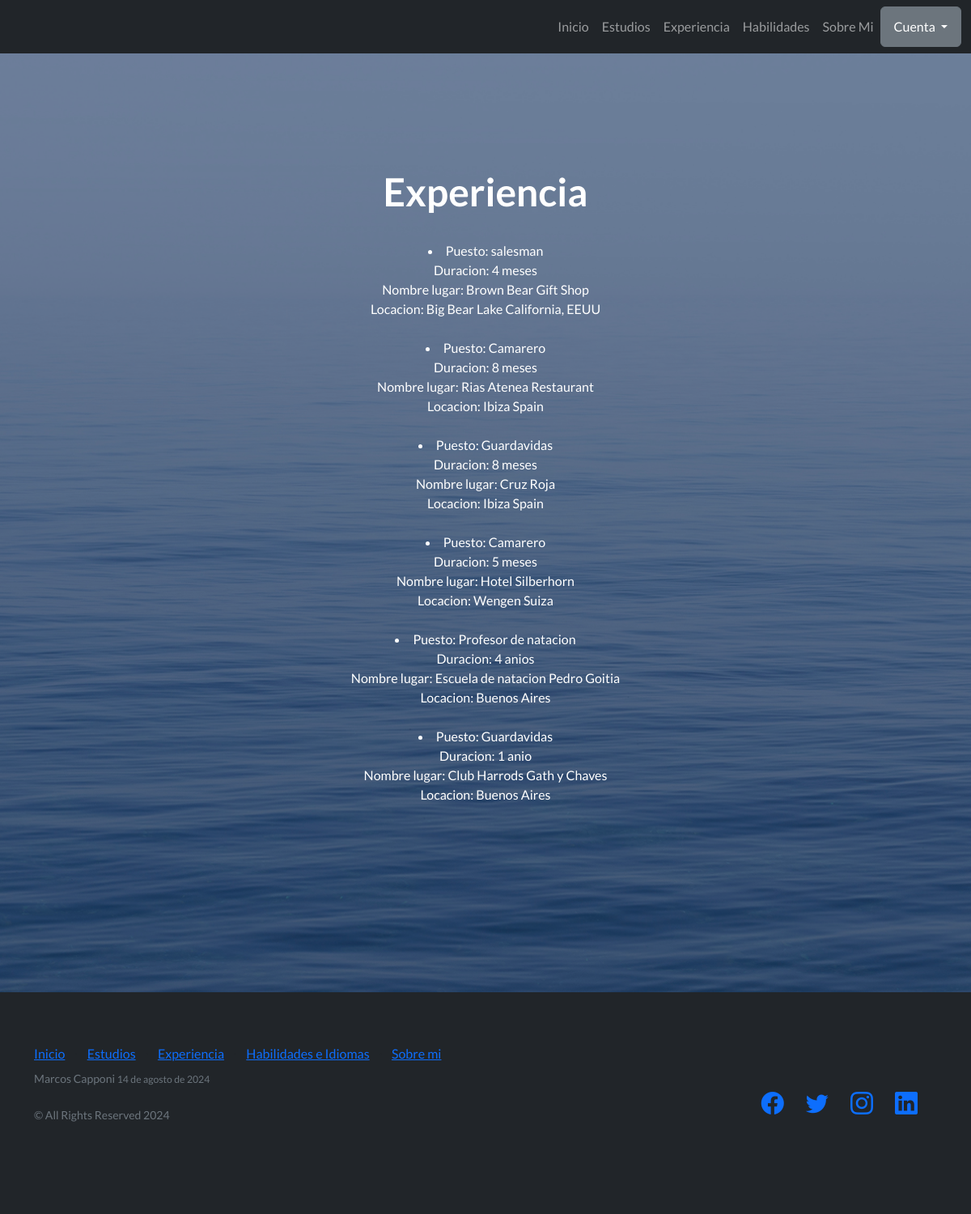
Page /appfinal/experience on the committed database.
### appFinal/models.py (models this page shows)
class Experiencia(models.Model):
    puestoTrabajo = models.CharField(max_length=50)
    duracion = models.CharField(max_length=50)
    nombreLugar = models.CharField(max_length=50)
    locacion = models.CharField(max_length=50)

### appFinal/views.py (the view)
# urls.py: path('experience', ExperienciaListView.as_view(), name="experience"),
class ExperienciaListView(ListView):
    model = Experiencia
    context_object_name = "experiencias"
    template_name = "appFinal/experiencia.html"

### appFinal/templates/appFinal/experiencia.html
{% extends "appFinal/base.html" %}
{% load static %}
{% block contenidoQueCambia %}
<h1>Experiencia</h1>
<br>
{% for experiencia in experiencias %}
    <li>
        Puesto: {{experiencia.puestoTrabajo}}<br>
        Duracion: {{experiencia.duracion}}<br>
        Nombre lugar: {{experiencia.nombreLugar}}<br>
        Locacion: {{experiencia.locacion}}
    </li>
    <br>
{% endfor %}
{% endblock contenidoQueCambia %}

### appFinal/templates/appFinal/base.html (shortened to what this page needs)
{% load static %}
<!DOCTYPE html>
<html lang="en">
    <head>
        <link href="https://cdn.jsdelivr.net/npm/bootstrap-icons@1.5.0/font/bootstrap-icons.css" rel="stylesheet" type="text/css" />
        <link href="{% static 'appFinal/css/styles.css' %}" rel="stylesheet" />
    </head>
    <body>
        <nav class="navbar navbar-expand-lg navbar-dark bg-dark fixed-top">
            <div class="container-fluid">
                <div class="collapse navbar-collapse" id="navbarNav">
                    <ul class="navbar-nav ms-lg-auto ms-3">
                        <li class="nav-item">
                            <a class="nav-link" href="{% url 'home' %}">Inicio</a>
                        </li>
                        <li class="nav-item">
                            <a class="nav-link" href="{% url 'estudies' %}">Estudios</a>
                        </li>
                        <li class="nav-item">
                            <a class="nav-link" href="{% url 'experience' %}">Experiencia</a>
                        </li>
                        <li class="nav-item">
                            <a class="nav-link" href="{% url 'skills' %}">Habilidades</a>
                        </li>
                        <li class="nav-item">
                            <a class="nav-link" href="{% url 'aboutme' %}">Sobre Mi</a>
                        </li>
                    </ul>
                    <div class="btn-group">
                        {% if request.user.is_authenticated %}
                        <button class="btn btn-danger dropdown-toggle" type="button" data-bs-toggle="dropdown" aria-haspopup="true" aria-expanded="false" >
                            {{request.user.username}}
                        </button>
                        {% else %}
                        <button class="btn btn-secondary dropdown-toggle" type="button" data-bs-toggle="dropdown" aria-haspopup="true" aria-expanded="false" >
                            Cuenta
                        </button>
                        {% endif %}
                    </div>
                </div>
            </div>
        </nav>
        <header class="masthead">
            <div class="container position-relative">
                <div class="row justify-content-center">
                    <div class="col-xl-6">
                        <div class="text-center text-white">
                            <p>
                                {% block contenidoQueCambia %}
                                {% endblock %}
                            </p>
                        </div>
                    </div>
                </div>
            </div>
        </header>
        <footer class="footer bg-dark text-center my-auto">
            <div class="container">
                <div class="row">
                    <div class="col-lg-6 h-100 text-center text-lg-start my-auto">
                        <ul class="list-inline mb-2">
                            <li class="list-inline-item"><a href="{% url 'home' %}">Inicio</a></li>
                            <li class="list-inline-item">⋅</li>
                            <li class="list-inline-item"><a href="{% url 'estudies' %}">Estudios</a></li>
                            <li class="list-inline-item">⋅</li>
                            <li class="list-inline-item"><a href="{% url 'experience' %}">Experiencia</a></li>
                            <li class="list-inline-item">⋅</li>
                            <li class="list-inline-item"><a href="{% url 'skills' %}">Habilidades e Idiomas</a></li>
                            <li class="list-inline-item">⋅</li>
                            <li class="list-inline-item"><a href="{% url 'aboutme' %}">Sobre mi</a></li>
                        </ul>
                        <p class="text-muted small mb-4 mb-lg-0">Marcos Capponi <span class="text-muted small mb-4 mb-lg-0" id="current-date"></span></p>
                        <br>
                        <p class="text-muted small mb-5">&copy; All Rights Reserved 2024</p>
                    </div>
                    <div class="col-lg-6 h-100 text-center text-lg-end my-auto">
                        <ul class="list-inline mb-0">
                            <li class="list-inline-item me-4">
                                <a href="#!"><i class="bi-facebook fs-3"></i></a>
                            </li>
                            <li class="list-inline-item me-4">
                                <a href="#!"><i class="bi-twitter fs-3"></i></a>
                            </li>
                            <li class="list-inline-item me-4">
                                <a href="#!"><i class="bi-instagram fs-3"></i></a>
                            </li>
                            <li class="list-inline-item me-4">
                                <a href="#!"><i class="bi-linkedin fs-3"></i></a>
                            </li>
                        </ul>
                    </div>
                </div>
            </div>
        </footer>
    </body>
</html>

### rows in the picture
Experiencia: puestoTrabajo "salesman", duracion "4 meses", nombreLugar "Brown Bear Gift Shop", locacion "Big Bear Lake California, EEUU"
Experiencia: puestoTrabajo "Camarero", duracion "8 meses", nombreLugar "Rias Atenea Restaurant", locacion "Ibiza Spain"
Experiencia: puestoTrabajo "Guardavidas", duracion "8 meses", nombreLugar "Cruz Roja", locacion "Ibiza Spain"
Experiencia: puestoTrabajo "Camarero", duracion "5 meses", nombreLugar "Hotel Silberhorn", locacion "Wengen Suiza"
Experiencia: puestoTrabajo "Profesor de natacion", duracion "4 anios", nombreLugar "Escuela de natacion Pedro Goitia", locacion "Buenos Aires"
Experiencia: puestoTrabajo "Guardavidas", duracion "1 anio", nombreLugar "Club Harrods Gath y Chaves", locacion "Buenos Aires"
